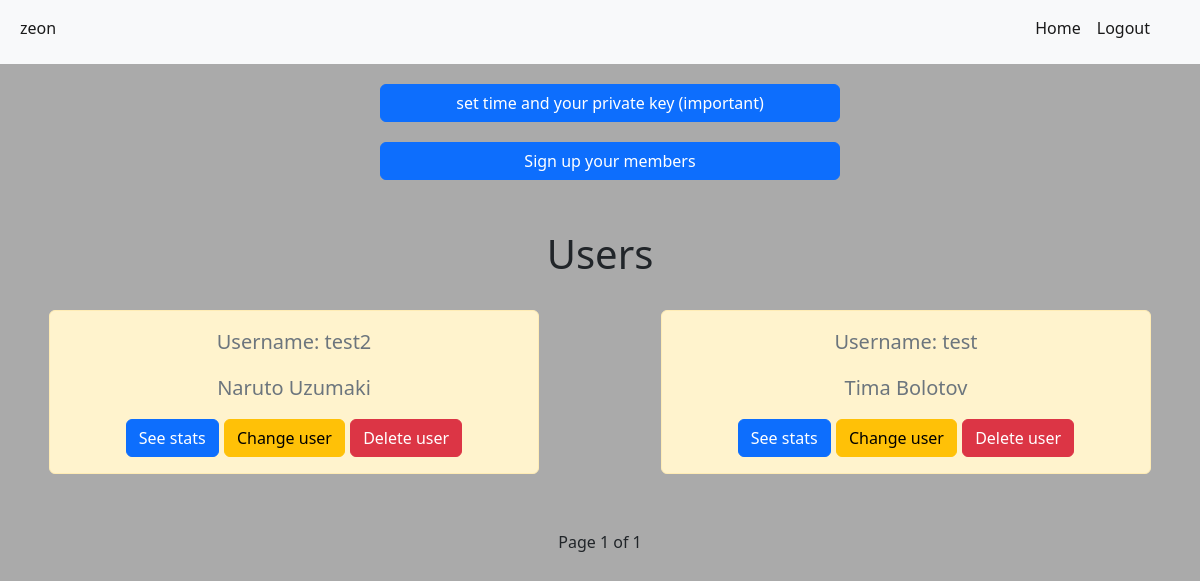
Before: /accounts/company/1 (signed in) with the older database file.
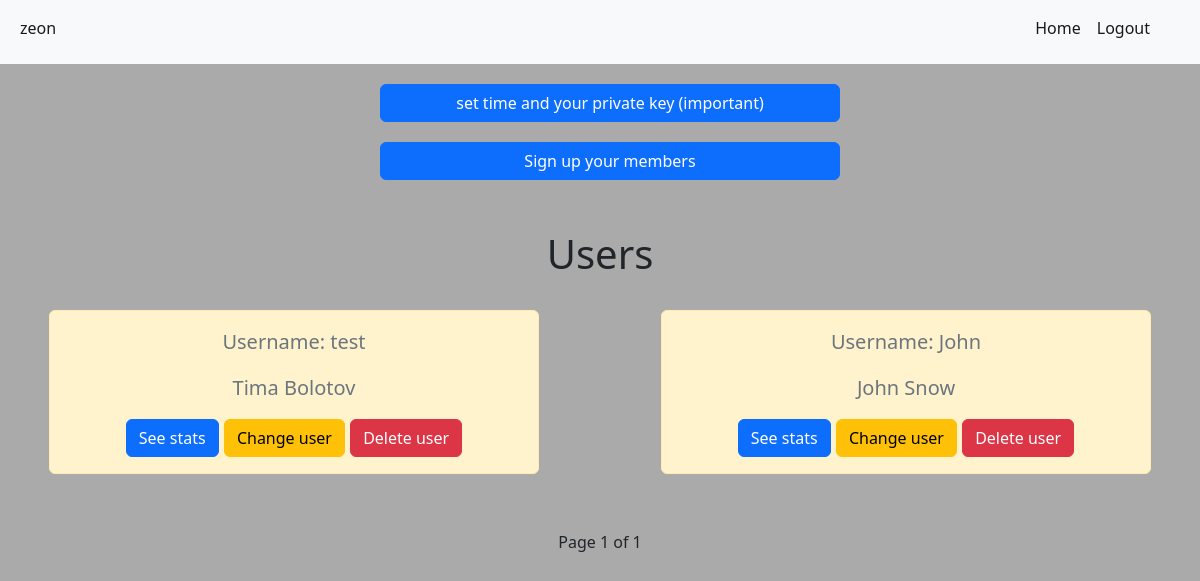
After: the same page with the newer database file.
### accounts/models.py (models this page shows)
class Member(models.Model):
    member = models.OneToOneField(CustomUser, on_delete=models.CASCADE, primary_key=True)
    company_id = models.ForeignKey(Company, on_delete=models.CASCADE, null=True)
    description = models.TextField(blank=True, null=True)

class CustomUser(AbstractUser):
    is_member = models.BooleanField("member status", default=False)
    is_company = models.BooleanField("company status", default=False)
    objects = CustomUserManager()

### accounts/permissions.py (the view)
		def wrapper_func(request, *args, **kwargs):
			if request.user.is_company:
				return view_func(request, *args, **kwargs)
			else:
				raise PermissionDenied

### accounts/permissions.py (called while the page is built)
def company_allowed():
	def decorator(view_func):
		def wrapper_func(request, *args, **kwargs):
			if request.user.is_company:
				return view_func(request, *args, **kwargs)
			else:
				raise PermissionDenied
		return wrapper_func
	return decorator

### accounts/views.py (called while the page is built)
@company_allowed()
def accountCompanyPage(request, page=1):
    data = Member.objects.filter(company_id=request.user.id)
    paginator = Paginator(data, 6)
    try:
        data = paginator.page(page)
    except EmptyPage:
        data = paginator.page(paginator.num_pages)
    return render(request, "accounts/companyMainPage.html", {"data": data})

### accounts/templates/accounts/companyMainPage.html (shortened to what this page needs)
{% extends "accounts/base.html" %}
{% block content %}
<div class="main-company-page-interact">
    <a href="{% url 'setTime' %}" class="set-time-companies btn btn-primary">set time and your private key (important)</a>
    <a href="{% url 'mem_signup' %}" class="set-time-companies btn btn-primary">Sign up your members</a>
</div>
<div class="main-user-list ">
    <h1>Users</h1>
    <div class="row row-cols-1 row-cols-md-2  row-cols-lg-3 row-cols-xl-2 g-4">
        {% for each in data %}
            <div class="alert alert-warning mt-5 user-from-list fs-5 text-muted col">
                <p>Username: {{ each.member }}</p>
                <p style="text-transform: capitalize;">{{ each.member.first_name }} {{ each.member.last_name }}</p>
                <a href="{% url 'userWorktime' user=each.member page=1 %}" class="btn btn-primary">See stats</a>
                <a href="{% url 'changeUser' id=each.member.id %}" class="btn btn-warning">Change user</a>
                <a href="{% url 'deleteUser' id=each.member.id %}" class="btn btn-danger">Delete user</a>
            </div>
        {% endfor %}
    </div>
    <div class='pagination justify-content-center'>
        <span class='mx-4'>
        Page {{ data.number }} of {{ data.paginator.num_pages }}
        </span>
    </div>
</div>
{% endblock %}

Changed rows visible on the page:
removed Member: member "test2", member.first_name "Naruto", member.last_name "Uzumaki"
added Member: member "John", member.first_name "John", member.last_name "Snow"
